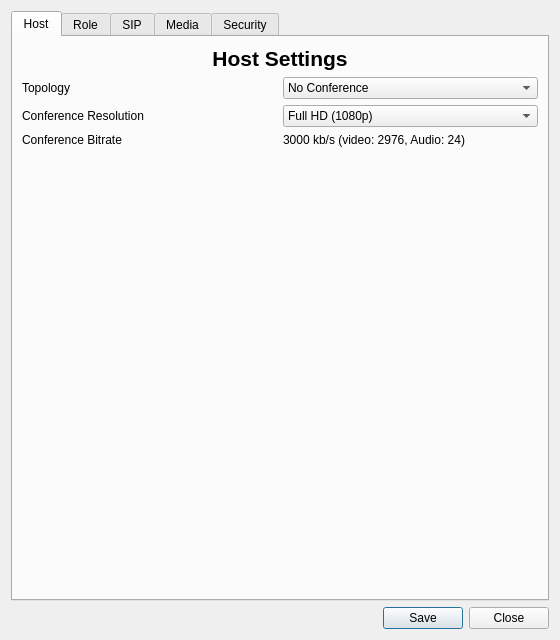
<?xml version="1.0" encoding="UTF-8"?>
<ui version="4.0">
 <class>AdvancedSettings</class>
 <widget class="QDialog" name="AdvancedSettings">
  <property name="geometry">
   <rect>
    <x>0</x>
    <y>0</y>
    <width>560</width>
    <height>640</height>
   </rect>
  </property>
  <property name="windowTitle">
   <string>Call Settings</string>
  </property>
  <layout class="QGridLayout" name="gridLayout">
   <item row="3" column="1">
    <widget class="QPushButton" name="advanced_ok">
     <property name="text">
      <string>Save</string>
     </property>
    </widget>
   </item>
   <item row="0" column="0" colspan="3">
    <widget class="QTabWidget" name="Advanced">
     <property name="currentIndex">
      <number>0</number>
     </property>
     <widget class="QWidget" name="host">
      <attribute name="title">
       <string>Host</string>
      </attribute>
      <layout class="QGridLayout" name="gridLayout_4">
       <item row="5" column="0" colspan="2">
        <spacer name="verticalSpacer">
         <property name="orientation">
          <enum>Qt::Vertical</enum>
         </property>
         <property name="sizeType">
          <enum>QSizePolicy::Expanding</enum>
         </property>
         <property name="sizeHint" stdset="0">
          <size>
           <width>20</width>
           <height>40</height>
          </size>
         </property>
        </spacer>
       </item>
       <item row="3" column="0">
        <widget class="QLabel" name="bitrate_label">
         <property name="text">
          <string>Conference Bitrate</string>
         </property>
        </widget>
       </item>
       <item row="1" column="1">
        <widget class="QComboBox" name="topology_combo">
         <property name="currentIndex">
          <number>0</number>
         </property>
         <item>
          <property name="text">
           <string>No Conference</string>
          </property>
         </item>
         <item>
          <property name="text">
           <string>P2P_Mesh</string>
          </property>
         </item>
         <item>
          <property name="text">
           <string>SFU</string>
          </property>
         </item>
         <item>
          <property name="text">
           <string>Hybrid</string>
          </property>
         </item>
        </widget>
       </item>
       <item row="2" column="1">
        <widget class="QComboBox" name="resolution_combo">
         <property name="currentText">
          <string>Full HD (1080p)</string>
         </property>
         <property name="currentIndex">
          <number>3</number>
         </property>
         <item>
          <property name="text">
           <string>QVGA (240p)</string>
          </property>
         </item>
         <item>
          <property name="text">
           <string>VGA (480p)</string>
          </property>
         </item>
         <item>
          <property name="text">
           <string>HD (720p)</string>
          </property>
         </item>
         <item>
          <property name="text">
           <string>Full HD (1080p)</string>
          </property>
         </item>
         <item>
          <property name="text">
           <string>QHD (1440p)</string>
          </property>
         </item>
         <item>
          <property name="text">
           <string>4K UHD (2160p)</string>
          </property>
         </item>
         <item>
          <property name="text">
           <string>Custom</string>
          </property>
         </item>
        </widget>
       </item>
       <item row="1" column="0">
        <widget class="QLabel" name="topology_label">
         <property name="text">
          <string>Topology</string>
         </property>
        </widget>
       </item>
       <item row="0" column="0" colspan="2">
        <widget class="QLabel" name="call_heading">
         <property name="sizePolicy">
          <sizepolicy hsizetype="Preferred" vsizetype="Minimum">
           <horstretch>0</horstretch>
           <verstretch>0</verstretch>
          </sizepolicy>
         </property>
         <property name="font">
          <font>
           <pointsize>16</pointsize>
           <bold>true</bold>
          </font>
         </property>
         <property name="text">
          <string>Host Settings</string>
         </property>
         <property name="alignment">
          <set>Qt::AlignCenter</set>
         </property>
        </widget>
       </item>
       <item row="2" column="0">
        <widget class="QLabel" name="resolution_label">
         <property name="text">
          <string>Conference Resolution</string>
         </property>
        </widget>
       </item>
       <item row="3" column="1">
        <widget class="QLabel" name="bitrate_value">
         <property name="text">
          <string>3000 kb/s (video: 2976, Audio: 24)</string>
         </property>
        </widget>
       </item>
      </layout>
     </widget>
     <widget class="QWidget" name="role">
      <attribute name="title">
       <string>Role</string>
      </attribute>
      <layout class="QGridLayout" name="gridLayout_3">
       <item row="9" column="1">
        <widget class="QLabel" name="hybrid_explainer">
         <property name="text">
          <string>Prioritize Quality 100%</string>
         </property>
        </widget>
       </item>
       <item row="13" column="0">
        <widget class="QLabel" name="visible_label">
         <property name="text">
          <string>Visible Participants</string>
         </property>
        </widget>
       </item>
       <item row="2" column="0">
        <widget class="QCheckBox" name="srtp_enabled">
         <property name="text">
          <string>Encrypt media using SRTP</string>
         </property>
         <property name="checked">
          <bool>false</bool>
         </property>
        </widget>
       </item>
       <item row="4" column="0">
        <widget class="QLabel" name="up_label">
         <property name="text">
          <string>Up Bandwidth</string>
         </property>
        </widget>
       </item>
       <item row="3" column="0">
        <widget class="QLabel" name="role_label">
         <property name="text">
          <string>Role</string>
         </property>
        </widget>
       </item>
       <item row="8" column="0">
        <widget class="QLabel" name="hybrid_slider_label">
         <property name="text">
          <string>Hybrid Algorithm</string>
         </property>
        </widget>
       </item>
       <item row="13" column="1">
        <widget class="QSpinBox" name="visible_box">
         <property name="minimum">
          <number>1</number>
         </property>
         <property name="maximum">
          <number>25</number>
         </property>
         <property name="value">
          <number>9</number>
         </property>
        </widget>
       </item>
       <item row="3" column="1">
        <widget class="QComboBox" name="role_combo">
         <item>
          <property name="text">
           <string>Client</string>
          </property>
         </item>
         <item>
          <property name="text">
           <string>Server</string>
          </property>
         </item>
        </widget>
       </item>
       <item row="6" column="0">
        <widget class="QLabel" name="down_label">
         <property name="text">
          <string>Down Bandwidth</string>
         </property>
        </widget>
       </item>
       <item row="12" column="1">
        <widget class="QCheckBox" name="speaker_checkbox">
         <property name="text">
          <string>Speaker</string>
         </property>
        </widget>
       </item>
       <item row="7" column="1">
        <widget class="QLabel" name="down_value">
         <property name="text">
          <string>10.0 mb/s</string>
         </property>
        </widget>
       </item>
       <item row="4" column="1">
        <widget class="QSlider" name="up_slider">
         <property name="minimum">
          <number>0</number>
         </property>
         <property name="maximum">
          <number>10000000</number>
         </property>
         <property name="value">
          <number>10000000</number>
         </property>
         <property name="orientation">
          <enum>Qt::Horizontal</enum>
         </property>
         <property name="tickPosition">
          <enum>QSlider::TicksBelow</enum>
         </property>
         <property name="tickInterval">
          <number>1000000</number>
         </property>
        </widget>
       </item>
       <item row="14" column="0">
        <widget class="QLabel" name="timestamp_label">
         <property name="text">
          <string>Video Timestamp Interval</string>
         </property>
        </widget>
       </item>
       <item row="5" column="1">
        <widget class="QLabel" name="up_value">
         <property name="text">
          <string>10.0 mb/s</string>
         </property>
        </widget>
       </item>
       <item row="16" column="0" colspan="2">
        <spacer name="verticalSpacer_4">
         <property name="orientation">
          <enum>Qt::Vertical</enum>
         </property>
         <property name="sizeHint" stdset="0">
          <size>
           <width>20</width>
           <height>40</height>
          </size>
         </property>
        </spacer>
       </item>
       <item row="11" column="0">
        <widget class="QLabel" name="layout_label">
         <property name="text">
          <string>Conference Layout Mode</string>
         </property>
        </widget>
       </item>
       <item row="0" column="0" colspan="2">
        <widget class="QLabel" name="label">
         <property name="font">
          <font>
           <pointsize>16</pointsize>
           <bold>true</bold>
          </font>
         </property>
         <property name="text">
          <string>Local Settings</string>
         </property>
         <property name="alignment">
          <set>Qt::AlignCenter</set>
         </property>
        </widget>
       </item>
       <item row="10" column="0" colspan="2">
        <widget class="QLabel" name="label_5">
         <property name="font">
          <font>
           <bold>true</bold>
          </font>
         </property>
         <property name="text">
          <string>Hardcoded settings:</string>
         </property>
        </widget>
       </item>
       <item row="14" column="1">
        <widget class="QSpinBox" name="timestamp_spinbox">
         <property name="maximum">
          <number>1000</number>
         </property>
        </widget>
       </item>
       <item row="1" column="0">
        <widget class="QCheckBox" name="auto_accept">
         <property name="text">
          <string>Auto-Accept calls</string>
         </property>
        </widget>
       </item>
       <item row="11" column="1">
        <widget class="QComboBox" name="layout_box">
         <item>
          <property name="text">
           <string>Gallery</string>
          </property>
         </item>
         <item>
          <property name="text">
           <string>Speaker-first</string>
          </property>
         </item>
        </widget>
       </item>
       <item row="8" column="1">
        <widget class="QSlider" name="hybrid_slider">
         <property name="minimum">
          <number>0</number>
         </property>
         <property name="maximum">
          <number>100</number>
         </property>
         <property name="value">
          <number>100</number>
         </property>
         <property name="orientation">
          <enum>Qt::Horizontal</enum>
         </property>
         <property name="tickPosition">
          <enum>QSlider::TicksBelow</enum>
         </property>
         <property name="tickInterval">
          <number>10</number>
         </property>
        </widget>
       </item>
       <item row="6" column="1">
        <widget class="QSlider" name="down_slider">
         <property name="minimum">
          <number>0</number>
         </property>
         <property name="maximum">
          <number>10000000</number>
         </property>
         <property name="value">
          <number>10000000</number>
         </property>
         <property name="orientation">
          <enum>Qt::Horizontal</enum>
         </property>
         <property name="tickPosition">
          <enum>QSlider::TicksBelow</enum>
         </property>
         <property name="tickInterval">
          <number>1000000</number>
         </property>
        </widget>
       </item>
      </layout>
     </widget>
     <widget class="QWidget" name="sip">
      <attribute name="title">
       <string>SIP</string>
      </attribute>
      <layout class="QGridLayout" name="gridLayout_5">
       <item row="4" column="1">
        <spacer name="verticalSpacer_5">
         <property name="orientation">
          <enum>Qt::Vertical</enum>
         </property>
         <property name="sizeHint" stdset="0">
          <size>
           <width>20</width>
           <height>40</height>
          </size>
         </property>
        </spacer>
       </item>
       <item row="2" column="1">
        <widget class="QSpinBox" name="sip_port">
         <property name="minimum">
          <number>1</number>
         </property>
         <property name="maximum">
          <number>65535</number>
         </property>
         <property name="value">
          <number>5060</number>
         </property>
        </widget>
       </item>
       <item row="1" column="1">
        <widget class="QComboBox" name="protocol_box">
         <item>
          <property name="text">
           <string>TCP</string>
          </property>
         </item>
        </widget>
       </item>
       <item row="2" column="0">
        <widget class="QLabel" name="sip_port_label">
         <property name="text">
          <string>Local SIP Port</string>
         </property>
        </widget>
       </item>
       <item row="1" column="0">
        <widget class="QLabel" name="protocol_label">
         <property name="text">
          <string>SIP Protocol</string>
         </property>
        </widget>
       </item>
       <item row="0" column="0" colspan="2">
        <widget class="QLabel" name="label_4">
         <property name="font">
          <font>
           <pointsize>16</pointsize>
           <bold>true</bold>
          </font>
         </property>
         <property name="text">
          <string>Session Initiation Protocol (SIP)</string>
         </property>
         <property name="alignment">
          <set>Qt::AlignCenter</set>
         </property>
        </widget>
       </item>
      </layout>
     </widget>
     <widget class="QWidget" name="media">
      <attribute name="title">
       <string>Media</string>
      </attribute>
      <layout class="QGridLayout" name="gridLayout_2">
       <item row="4" column="0">
        <widget class="QLabel" name="address_label">
         <property name="text">
          <string>Media Address</string>
         </property>
        </widget>
       </item>
       <item row="4" column="2">
        <widget class="QSpinBox" name="media_port">
         <property name="minimumSize">
          <size>
           <width>70</width>
           <height>0</height>
          </size>
         </property>
         <property name="maximumSize">
          <size>
           <width>70</width>
           <height>16777215</height>
          </size>
         </property>
         <property name="minimum">
          <number>1024</number>
         </property>
         <property name="maximum">
          <number>54535</number>
         </property>
         <property name="value">
          <number>31222</number>
         </property>
        </widget>
       </item>
       <item row="5" column="0">
        <widget class="QLabel" name="stun_enabled_label">
         <property name="text">
          <string>Enable STUN</string>
         </property>
        </widget>
       </item>
       <item row="9" column="0" colspan="3">
        <spacer name="verticalSpacer_2">
         <property name="orientation">
          <enum>Qt::Vertical</enum>
         </property>
         <property name="sizeHint" stdset="0">
          <size>
           <width>20</width>
           <height>40</height>
          </size>
         </property>
        </spacer>
       </item>
       <item row="3" column="0">
        <widget class="QLabel" name="ice_label">
         <property name="text">
          <string>Enable ICE</string>
         </property>
        </widget>
       </item>
       <item row="7" column="1">
        <widget class="QLineEdit" name="stun_address">
         <property name="maximumSize">
          <size>
           <width>300</width>
           <height>16777215</height>
          </size>
         </property>
         <property name="text">
          <string>stun.l.google.com</string>
         </property>
         <property name="alignment">
          <set>Qt::AlignCenter</set>
         </property>
        </widget>
       </item>
       <item row="7" column="2">
        <widget class="QSpinBox" name="stun_port">
         <property name="minimumSize">
          <size>
           <width>70</width>
           <height>0</height>
          </size>
         </property>
         <property name="maximumSize">
          <size>
           <width>70</width>
           <height>16777215</height>
          </size>
         </property>
         <property name="minimum">
          <number>1</number>
         </property>
         <property name="maximum">
          <number>65535</number>
         </property>
         <property name="value">
          <number>19302</number>
         </property>
        </widget>
       </item>
       <item row="2" column="0" colspan="3">
        <widget class="Line" name="line">
         <property name="enabled">
          <bool>true</bool>
         </property>
         <property name="orientation">
          <enum>Qt::Horizontal</enum>
         </property>
        </widget>
       </item>
       <item row="4" column="1">
        <widget class="QComboBox" name="address_box"/>
       </item>
       <item row="3" column="2">
        <widget class="QCheckBox" name="ice_checkbox">
         <property name="text">
          <string/>
         </property>
        </widget>
       </item>
       <item row="8" column="0" colspan="3">
        <widget class="QLabel" name="stun_warning_label">
         <property name="text">
          <string>Note: Only enable STUN if you are okay with sharing your IP address with the STUN server for address translation purposes.</string>
         </property>
         <property name="wordWrap">
          <bool>true</bool>
         </property>
        </widget>
       </item>
       <item row="7" column="0">
        <widget class="QLabel" name="stun_address_label">
         <property name="text">
          <string>STUN server address</string>
         </property>
        </widget>
       </item>
       <item row="5" column="2">
        <widget class="QCheckBox" name="stun_enabled">
         <property name="text">
          <string/>
         </property>
        </widget>
       </item>
       <item row="0" column="0" colspan="3">
        <widget class="QLabel" name="ice_heading">
         <property name="font">
          <font>
           <pointsize>16</pointsize>
           <bold>true</bold>
          </font>
         </property>
         <property name="text">
          <string>Media Connectivity</string>
         </property>
         <property name="alignment">
          <set>Qt::AlignCenter</set>
         </property>
        </widget>
       </item>
       <item row="1" column="0" colspan="3">
        <widget class="QLabel" name="tab_explanation">
         <property name="text">
          <string>If you are calling from behind a Network Address Translation (NAT), STUN is used to find the outer IP address, where you can receive packets. STUN is not needed if you have a global IP address or if you are calling inside a LAN.</string>
         </property>
         <property name="wordWrap">
          <bool>true</bool>
         </property>
        </widget>
       </item>
      </layout>
     </widget>
     <widget class="QWidget" name="security">
      <property name="enabled">
       <bool>false</bool>
      </property>
      <attribute name="title">
       <string>Security</string>
      </attribute>
      <layout class="QGridLayout" name="gridLayout_6">
       <item row="4" column="0">
        <widget class="QLabel" name="Blocked_label">
         <property name="font">
          <font>
           <pointsize>16</pointsize>
          </font>
         </property>
         <property name="text">
          <string>Blocked users</string>
         </property>
        </widget>
       </item>
       <item row="8" column="0" colspan="2">
        <spacer name="verticalSpacer_3">
         <property name="orientation">
          <enum>Qt::Vertical</enum>
         </property>
         <property name="sizeHint" stdset="0">
          <size>
           <width>20</width>
           <height>40</height>
          </size>
         </property>
        </spacer>
       </item>
       <item row="3" column="0" colspan="3">
        <widget class="Line" name="line_5">
         <property name="orientation">
          <enum>Qt::Horizontal</enum>
         </property>
        </widget>
       </item>
       <item row="6" column="0">
        <widget class="QLabel" name="BlockUsernameLabel">
         <property name="text">
          <string>Block contacts from username</string>
         </property>
        </widget>
       </item>
       <item row="1" column="0">
        <widget class="QCheckBox" name="Anon_contacts">
         <property name="text">
          <string>Disallow anonymous contacts</string>
         </property>
        </widget>
       </item>
       <item row="5" column="0" colspan="3">
        <widget class="QTableWidget" name="blockedUsers">
         <property name="columnCount">
          <number>2</number>
         </property>
         <column/>
         <column/>
        </widget>
       </item>
       <item row="2" column="0">
        <widget class="QCheckBox" name="CorrectUsername">
         <property name="text">
          <string>Accept only contacts that know our username</string>
         </property>
        </widget>
       </item>
       <item row="7" column="1">
        <widget class="QPushButton" name="addUserBlock">
         <property name="text">
          <string>Add</string>
         </property>
        </widget>
       </item>
       <item row="7" column="0">
        <widget class="QLineEdit" name="blockUser"/>
       </item>
       <item row="7" column="2">
        <spacer name="horizontalSpacer_2">
         <property name="orientation">
          <enum>Qt::Horizontal</enum>
         </property>
         <property name="sizeHint" stdset="0">
          <size>
           <width>40</width>
           <height>20</height>
          </size>
         </property>
        </spacer>
       </item>
       <item row="0" column="0" colspan="3">
        <widget class="QLabel" name="label_3">
         <property name="font">
          <font>
           <pointsize>16</pointsize>
           <bold>true</bold>
          </font>
         </property>
         <property name="text">
          <string>Security (Not implemented yet)</string>
         </property>
         <property name="alignment">
          <set>Qt::AlignCenter</set>
         </property>
        </widget>
       </item>
      </layout>
     </widget>
    </widget>
   </item>
   <item row="3" column="2">
    <widget class="QPushButton" name="advanced_close">
     <property name="text">
      <string>Close</string>
     </property>
    </widget>
   </item>
   <item row="3" column="0">
    <spacer name="horizontalSpacer">
     <property name="orientation">
      <enum>Qt::Horizontal</enum>
     </property>
     <property name="sizeHint" stdset="0">
      <size>
       <width>40</width>
       <height>20</height>
      </size>
     </property>
    </spacer>
   </item>
  </layout>
 </widget>
 <tabstops>
  <tabstop>Advanced</tabstop>
  <tabstop>stun_enabled</tabstop>
  <tabstop>stun_address</tabstop>
  <tabstop>stun_port</tabstop>
  <tabstop>Anon_contacts</tabstop>
  <tabstop>CorrectUsername</tabstop>
  <tabstop>blockedUsers</tabstop>
  <tabstop>blockUser</tabstop>
  <tabstop>addUserBlock</tabstop>
  <tabstop>advanced_ok</tabstop>
  <tabstop>advanced_close</tabstop>
 </tabstops>
 <resources/>
 <connections/>
</ui>
